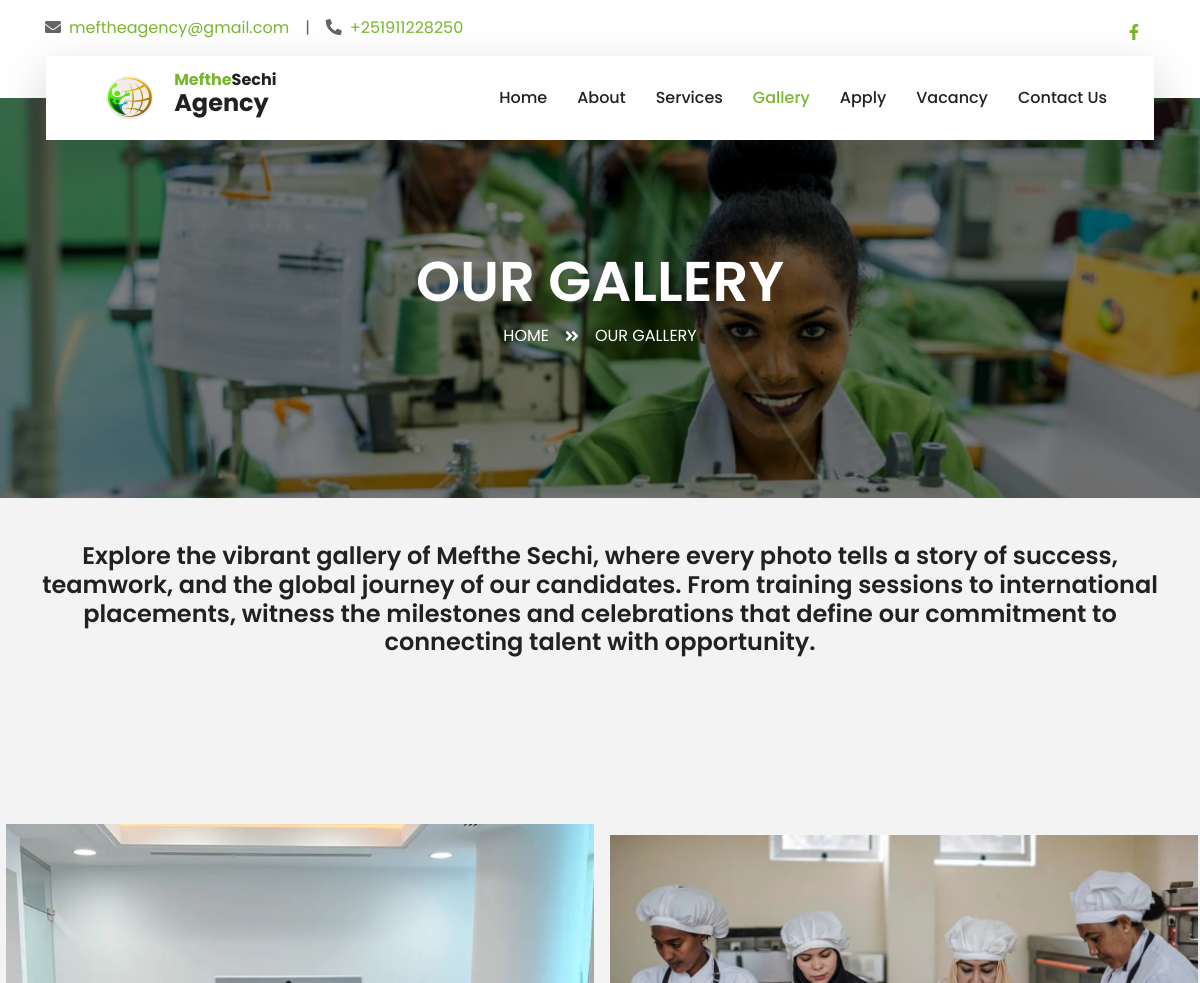
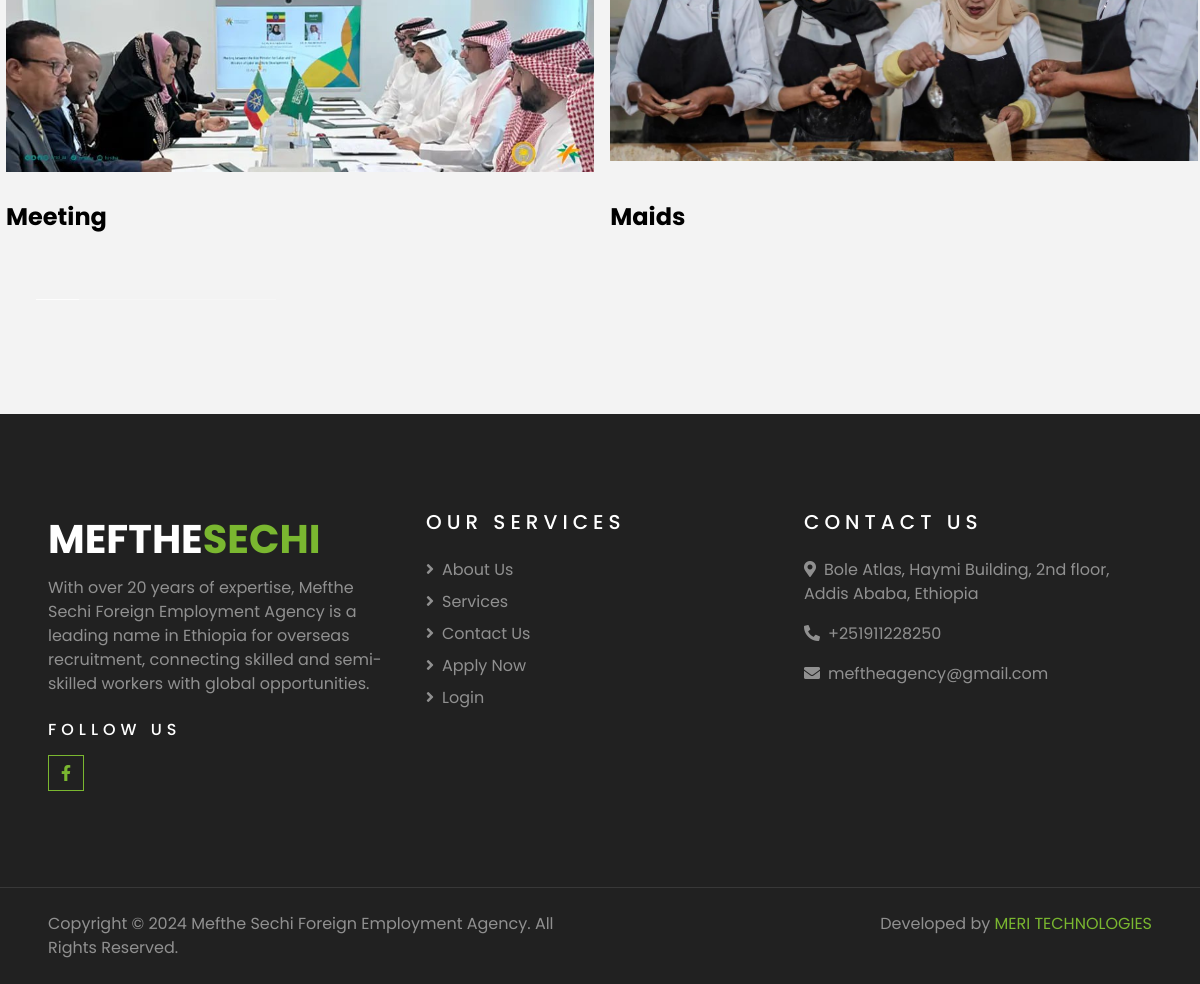
The page /gallery on the database its author committed (2 pictures, top to bottom).
### app/models.py (models this page shows, shortened)
class WebsiteSetting(models.Model):
    site_name = models.CharField(max_length=100, help_text="The name of the website.")
    logo = models.ImageField(
        upload_to="logos/", blank=True, null=True, help_text="Logo of the website."
    )
    facebook_url = models.URLField(
        blank=True, null=True, help_text="Facebook page URL."
    )
    twitter_url = models.URLField(
        blank=True, null=True, help_text="Twitter profile URL."
    )
    linkedin_url = models.URLField(
        blank=True, null=True, help_text="LinkedIn profile URL."
    )
    instagram_url = models.URLField(
        blank=True, null=True, help_text="Instagram profile URL."
    )
    youtube_url = models.URLField(
        blank=True, null=True, help_text="YouTube channel URL."
    )
    email = models.EmailField(help_text="Contact email address.")
    phone_number = models.CharField(max_length=20, help_text="Contact phone number.")
    address = models.TextField(blank=True, null=True, help_text="Physical address.")
    copyright_text = models.TextField(
        blank=True, null=True, help_text="Copyright text for the footer."
    )
    about_us_text = models.TextField(
        blank=True,
        null=True,
        help_text="Short description about the website or company for the footer.",
    )
    google_map_iframe = models.TextField(
        blank=True, null=True, help_text="Google Map iframe code for the contact page."
    )
    class Meta:
        verbose_name = "Website Setting"
        verbose_name_plural = "Website Settings"

class GalleryImage(models.Model):
    title = models.CharField(max_length=255, help_text="Title of the image")
    description = models.TextField(
        blank=True, help_text="A brief description of the image"
    )
    image = models.ImageField(
        upload_to="gallery_images/", help_text="Upload the gallery image here"
    )
    date_added = models.DateTimeField(
        auto_now_add=True, help_text="The date and time this image was added"
    )
    class Meta:
        verbose_name = "Gallery Image"
        verbose_name_plural = "Gallery Images"
        ordering = ["-date_added"]

### app/views.py (the view)
# urls.py: path("gallery", views.gallery, name="gallery"),
def gallery(request):
    return render(request, "gallery.html")

### app/context_processor.py (called while the page is built)
def local(request):
    settings = (
        models.WebsiteSetting.objects.first()
    )  # Assuming you have only one entry.
    about_data = models.About.objects.prefetch_related(
        "images"
    ).first()  # Assuming there's only one About instance
    carousel_slides = models.CarouselSlide.objects.filter(is_active=True)
    destinations = models.Destination.objects.all()
    services = models.Service.objects.prefetch_related("features").all()
    galleries = models.GalleryImage.objects.all()
    facts = models.Fact.objects.all()
    return {
        "settings": settings,
        "about_data": about_data,
        "carousel_slides": carousel_slides,
        "destinations": destinations,
        "services": services,
        "galleries": galleries,
        "facts": facts,
    }

### templates/gallery.html (shortened to what this page needs)
{% extends 'layout/base.html' %}
{% block content %}
    {% include 'section/header.html' with title="Our Gallery"   %}
    <div class="body">
        <div class="gcarousel">
            <h4 class="text-center p-4">
                Explore the vibrant gallery of Mefthe Sechi, where every photo tells a story of success, teamwork, and the global journey of our candidates. From training sessions to international placements, witness the milestones and celebrations that define our commitment to connecting talent with opportunity.</h4>
            <div class="gcarousel--wrap">
              {% for gallery in galleries %}
              <div class="gcarousel--item">
                <figure>
                  <img src="{{ gallery.image.url }}" alt="{{ gallery.title }}" />
                  <h2>{{ gallery.title }}</h2>
                </figure>
              </div>
              {% endfor %}
            </div>
          </div>
    </div>
{% endblock %}

### templates/section/topbar.html (shortened to what this page needs)
<div class="container-fluid bg-light pt-3 d-none d-lg-block">
    <div class="container">
        <div class="row">
            <div class="col-lg-6 text-center text-lg-left mb-2 mb-lg-0">
                <div class="d-inline-flex align-items-center">
                    <p><i class="fa fa-envelope mr-2"></i><a href="mailto:{{ settings.email }}">{{ settings.email }}</a></p>
                    <p class="text-body px-3">|</p>
                    <p><i class="fa fa-phone-alt mr-2"></i><a href="tel:{{ settings.phone_number }}">{{ settings.phone_number }}</a></p>
                </div>
            </div>
            <div class="col-lg-6 text-center text-lg-right">
                <div class="d-inline-flex align-items-center">
                    {% if settings.facebook_url %}
                    <a href="{{ settings.facebook_url }}" class="text-primary px-3" aria-label="Facebook">
                        <i class="fab fa-facebook-f"></i>
                    </a>
                    {% endif %}
                </div>
            </div>
        </div>
    </div>
</div>

### templates/section/navbar.html (shortened to what this page needs)
{% load static %}
<div class="container-fluid position-relative nav-bar p-0">
    <div class="container-lg position-relative p-0 px-lg-3" style="z-index: 9;">
        <nav class="navbar navbar-expand-lg bg-light navbar-light shadow-lg py-3 py-lg-0 pl-3 pl-lg-5">
            <a href="/" class="navbar-brand d-flex align-items-center">
                {% if settings.logo %}
                <img src="{{ settings.logo.url }}" alt="{{ settings.site_name }} Logo" style="height: 50px;">
                {% endif %}
                <div style="line-height: 1; margin-left: 10px;">
                    <h1 class="text-primary" style="margin-bottom: 0; font-size: 1rem;">{{ settings.site_name|slice:":6" }}<span class="text-dark" style="font-size: 1rem;">{{ settings.site_name|slice:"6:" }}</span> </h1>
                    <h2 class="text-dark" style="font-size: 1.5rem;">Agency</h2>
                </div>
            </a>
            <div class="collapse navbar-collapse justify-content-between px-3" id="navbarCollapse">
                <div class="navbar-nav ml-auto py-0">
                    <a href="/" class="nav-item nav-link {% if request.path == '/' %}active{% endif %}">Home</a>
                    <a href="/about" class="nav-item nav-link {% if request.path == '/about' %}active{% endif %}">About</a>
                    <a href="/service" class="nav-item nav-link {% if request.path == '/service' %}active{% endif %}">Services</a>
                    <a href="/gallery" class="nav-item nav-link {% if request.path == '/gallery' %}active{% endif %}">Gallery</a>
                    <a href="/apply" class="nav-item nav-link {% if request.path == '/apply' %}active{% endif %}">Apply</a>
                    <a href="/vacancy" class="nav-item nav-link {% if request.path == '/vacancy' %}active{% endif %}">Vacancy</a>
                    <a href="/contact" class="nav-item nav-link {% if request.path == '/contact' %}active{% endif %}">Contact Us</a>
                </div>
            </div>
        </nav>
    </div>
</div>

### templates/section/footer.html (shortened to what this page needs)
{% load static %}
<div class="container-fluid bg-dark text-white-50 py-5 px-sm-3 px-lg-5" style="margin-top: 90px;">
    <div class="row pt-5">
        <div class="col-lg-4 col-md-6 mb-5">
            <a href="" class="navbar-brand">
                <h1 class="text-primary"><span class="text-white">MEFTHE</span>SECHI</h1>
            </a>
            <p>{{ settings.about_us_text }}</p>
            <h6 class="text-white text-uppercase mt-4 mb-3" style="letter-spacing: 5px;">Follow Us</h6>
            <div class="d-flex justify-content-start">
                {% if settings.facebook_url %}
                    <a class="btn btn-outline-primary btn-square mr-2" href="#"><i class="fab fa-facebook-f"></i></a>
                {% endif %}
            </div>
        </div>
        <div class="col-lg-4 col-md-6 mb-5">
            <h5 class="text-white text-uppercase mb-4" style="letter-spacing: 5px;">Our Services</h5>
            <div class="d-flex flex-column justify-content-start">
                <a class="text-white-50 mb-2" href="/about"><i class="fa fa-angle-right mr-2"></i>About Us</a>
                <a class="text-white-50 mb-2" href="/service"><i class="fa fa-angle-right mr-2"></i>Services</a>
                <a class="text-white-50 mb-2" href="/contact"><i class="fa fa-angle-right mr-2"></i>Contact Us</a>
                <a class="text-white-50 mb-2" href="/apply"><i class="fa fa-angle-right mr-2"></i>Apply Now</a>
                <a class="text-white-50 mb-2" href="/admin"><i class="fa fa-angle-right mr-2"></i>Login</a>
            </div>
        </div>
        <div class="col-lg-4 col-md-6 mb-5">
            <h5 class="text-white text-uppercase mb-4" style="letter-spacing: 5px;">Contact Us</h5>
            <p><i class="fa fa-map-marker-alt mr-2"></i>{{ settings.address }}</p>
            <p><i class="fa fa-phone-alt mr-2"></i>{{ settings.phone_number }}</p>
            <p><i class="fa fa-envelope mr-2"></i>{{ settings.email }}</p>
        </div>
    </div>
</div>
<div class="container-fluid bg-dark text-white border-top py-4 px-sm-3 px-md-5" style="border-color: rgba(256, 256, 256, .1) !important;">
    <div class="row">
        <div class="col-lg-6 text-center text-md-left mb-3 mb-md-0">
            <p class="m-0 text-white-50">{{ settings.copyright_text }}</p>
        </div>
        <div class="col-lg-6 text-center text-md-right">
            <p class="m-0 text-white-50">Developed by <a href="https://meritechnologies.com" target="_blank" >MERI TECHNOLOGIES</a>
            </p>
        </div>
    </div>
</div>

### static/css/gallery.css (style rules this page uses)
.body { overflow: hidden; display: flex; justify-content: center; align-items: center; padding-top: 20px; }
.gcarousel { width: 100%; cursor: grab; }
.gcarousel--wrap { white-space: nowrap; }
.gcarousel--item { display: inline-block; width: 50vw; padding: 0.5vw; user-select: none; }
.gcarousel--item figure { position: relative; z-index: 1; display: block; height: 0; padding-bottom: 100%; overflow: hidden; }
.gcarousel--item figure img { position: absolute; z-index: 1; width: 100%; height: 100%; object-fit: contain; vertical-align: middle; transform-origin: center; }
.gcarousel--item h2 { position: absolute; z-index: 1; bottom: 5vw; font-size: 2vw; color: #000; }

### rows shown on the page
WebsiteSetting: email "meftheagency@gmail.com", phone_number "+251911228250", logo (picture), site_name "Mefthe", site_name "Sechi", about_us_text "With over 20 years of expertise, Mefthe Sechi Foreign Employment Agency is a leading name in Ethiopia for overseas recruitment, connecting skilled and semi-skilled workers with global opportunities.", address "Bole Atlas, Haymi Building, 2nd floor, Addis Ababa, Ethiopia", copyright_text "Copyright © 2024 Mefthe Sechi Foreign Employment Agency. All Rights Reserved."
GalleryImage: image (picture), title "Meeting"
GalleryImage: image (picture), title "Maids"

### other values the page prints
{{ title }} "OUR GALLERY"
